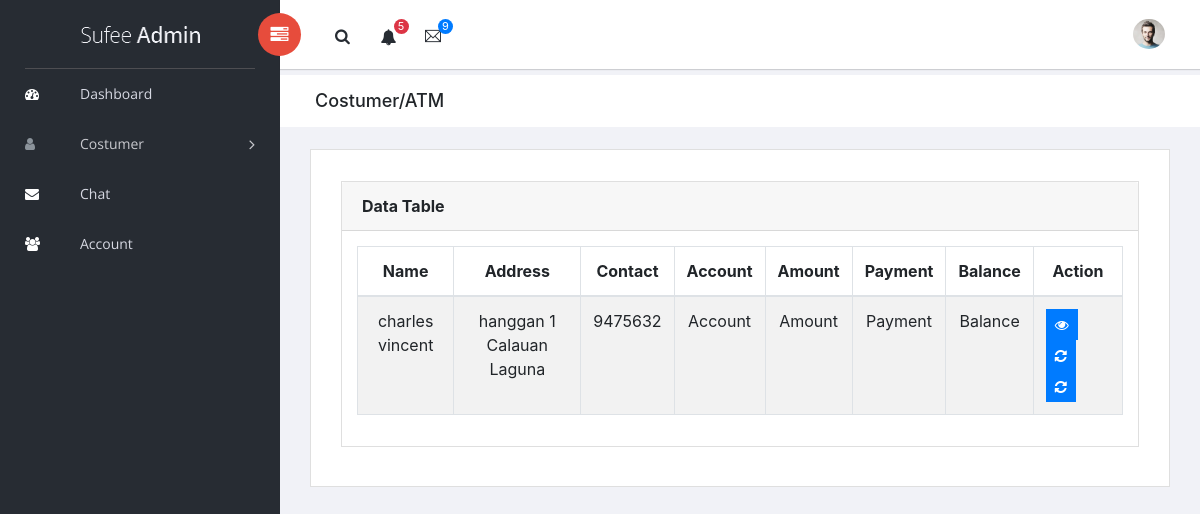
/admin/atm.php (signed in), run on the app's committed database.
### tables this page shows
CREATE TABLE `customer` (
  `customer_id` int(11) NOT NULL,
  `lname` varchar(255) NOT NULL,
  `fname` varchar(255) NOT NULL,
  `mname` varchar(255) NOT NULL,
  `category` varchar(255) NOT NULL,
  `permanent_address` varchar(255) NOT NULL,
  `email` varchar(255) NOT NULL,
  `date_birth` date NOT NULL,
  `mobile_no` int(11) NOT NULL,
  `id_number` int(11) NOT NULL,
  `mother_name` varchar(255) NOT NULL,
  `mother_no` int(11) NOT NULL,
  `father_name` varchar(255) NOT NULL,
  `father_no` int(11) NOT NULL,
  `spouse_name` varchar(255) NOT NULL,
  `spouse_no` int(11) NOT NULL,
  `company_affiliated` varchar(255) NOT NULL,
  `company_address` varchar(255) NOT NULL,
  `company_no` int(11) NOT NULL,
  `company_position` varchar(255) NOT NULL,
  `company_status` text NOT NULL
);

### admin/atm.php (the view, shortened to what this page needs)
<!doctype html>
<html class="no-js" lang="en">
<head>
    <link rel="stylesheet" href="vendors/bootstrap/dist/css/bootstrap.min.css">
    <link rel="stylesheet" href="vendors/font-awesome/css/font-awesome.min.css">
    <link rel="stylesheet" href="vendors/themify-icons/css/themify-icons.css">
    <link rel="stylesheet" href="vendors/flag-icon-css/css/flag-icon.min.css">
    <link rel="stylesheet" href="vendors/selectFX/css/cs-skin-elastic.css">
    <link rel="stylesheet" href="vendors/jqvmap/dist/jqvmap.min.css">
    <link rel="stylesheet" href="assets/css/style.css">
</head>
<body>
    <aside id="left-panel" class="left-panel">
        <nav class="navbar navbar-expand-sm navbar-default">
            <div class="navbar-header">
                <a class="navbar-brand" href="./"><img src="images/logo.png" alt="Logo"></a>
            </div>
            <div id="main-menu" class="main-menu collapse navbar-collapse">
                <ul class="nav navbar-nav">
                    <li class="active">
                        <a href="dashboard.php"> <i class="menu-icon fa fa-dashboard"></i>Dashboard </a>
                    </li>
                    <li class="menu-item-has-children dropdown">
                        <a href="#" class="dropdown-toggle" data-toggle="dropdown" aria-haspopup="true" aria-expanded="false"> <i class="menu-icon fa fa-user"></i>Costumer</a>
                    </li>
                     <li class="active">
                        <a href="chat.php"> <i class="menu-icon fa fa-envelope"></i>Chat</a>
                    </li>
                    <li class="active">
                        <a href="account.php"> <i class="menu-icon fa fa-users"></i>Account</a>
                    </li>
                </ul>
            </div>
        </nav>
    </aside>
    <div id="right-panel" class="right-panel">
        <header id="header" class="header">
            <div class="header-menu">
                <div class="col-sm-7">
                    <a id="menuToggle" class="menutoggle pull-left"><i class="fa fa fa-tasks"></i></a>
                    <div class="header-left">
                        <button class="search-trigger"><i class="fa fa-search"></i></button>
                        <div class="dropdown for-notification">
                            <button class="btn btn-secondary dropdown-toggle" type="button" id="notification" data-toggle="dropdown" aria-haspopup="true" aria-expanded="false">
                                <i class="fa fa-bell"></i>
                                <span class="count bg-danger">5</span>
                            </button>
                        </div>
                        <div class="dropdown for-message">
                            <button class="btn btn-secondary dropdown-toggle" type="button"
                                id="message"
                                data-toggle="dropdown" aria-haspopup="true" aria-expanded="false">
                                <i class="ti-email"></i>
                                <span class="count bg-primary">9</span>
                            </button>
                        </div>
                    </div>
                </div>
                <div class="col-sm-5">
                    <div class="user-area dropdown float-right">
                        <a href="#" class="dropdown-toggle" data-toggle="dropdown" aria-haspopup="true" aria-expanded="false">
                            <img class="user-avatar rounded-circle" src="images/admin.jpg" alt="User Avatar">
                        </a>
                    </div>
                </div>
            </div>
        </header>
        <div class="breadcrumbs">
            <div class="col-sm-4">
                <div class="page-header float-left">
                    <div class="page-title">
                        <h1>Costumer/ATM</h1>
                    </div>
                </div>
            </div>
        </div>
        <div class="content mt-3">
            <div class="col-xl-12">
                <div class="card">
                    <div class="card-body">
                       <div class="content mt-3">
            <div class="animated fadeIn">
                <div class="row">
                    <div class="col-md-12">
                        <div class="card">
                            <div class="card-header">
                                <strong class="card-title">Data Table</strong>
                            </div>
                            <div class="card-body">
                                <table id="bootstrap-data-table-export" class="table table-striped table-bordered">
                                    <thead>
                                        <tr>
                                            <th><center>Name</center></th>
                                            <th><center>Address</center></th>
                                            <th><center>Contact</center></th>
                                            <th><center>Account</center></th>
                                            <th><center>Amount</center></th>
                                            <th><center>Payment</center></th>
                                            <th><center>Balance</center></th>
                                            <th><center>Action</center></th>
                                        </tr>
                                    </thead>
                                    <tbody>
                                        <?php
                                        include_once("../auth.php");
                                        $query = mysqli_query($con,"SELECT * FROM customer WHERE category = 'atm'");
                                        while ($row=mysqli_fetch_assoc($query)) { ?>
                                            <tr>
                                                <td><center><?php echo $row['fname'];  ?></center></td>
                                                <td><center><?php echo $row['permanent_address'];  ?></center></td>
                                                <td><center><?php echo $row['mobile_no'];  ?></center></td>
                                                <td><center>Account</center></td>
                                                <td><center>Amount</center></td>
                                                <td><center>Payment</center></td>
                                                <td><center>Balance</center></td>
                                                <td>
                                                    <button type="button" class="btn btn-primary btn-sm viewbtn" data-toggle="modal" data-target="#viewmodal"><i class="fa fa-eye"></i> </button>
                                                     <button type="submit" class="btn btn-primary btn-sm updatebtn" data-toggle="modal" data-target="#update"><i class="fa fa-refresh"></i>
                                                     </button>
                                                    <button type="submit" class="btn btn-primary btn-sm deletebtn" data-toggle="modal" data-target="#delete"><i class="fa fa-refresh"></i>
                                                     </button>
                                                </td>
                                            </tr>
                                        <?php } ?>
                                    </tbody>
                                </table>
                            </div>
                        </div>
                    </div>
                </div>
            </div>
        </div>
                                  <br/><br/>
                                </div>
                              </div>
                            </div>
                        </div>
                    </div>
</body>
</html>

### data on the page
customer: fname "charles vincent", permanent_address "hanggan 1 Calauan Laguna", mobile_no "9475632"
